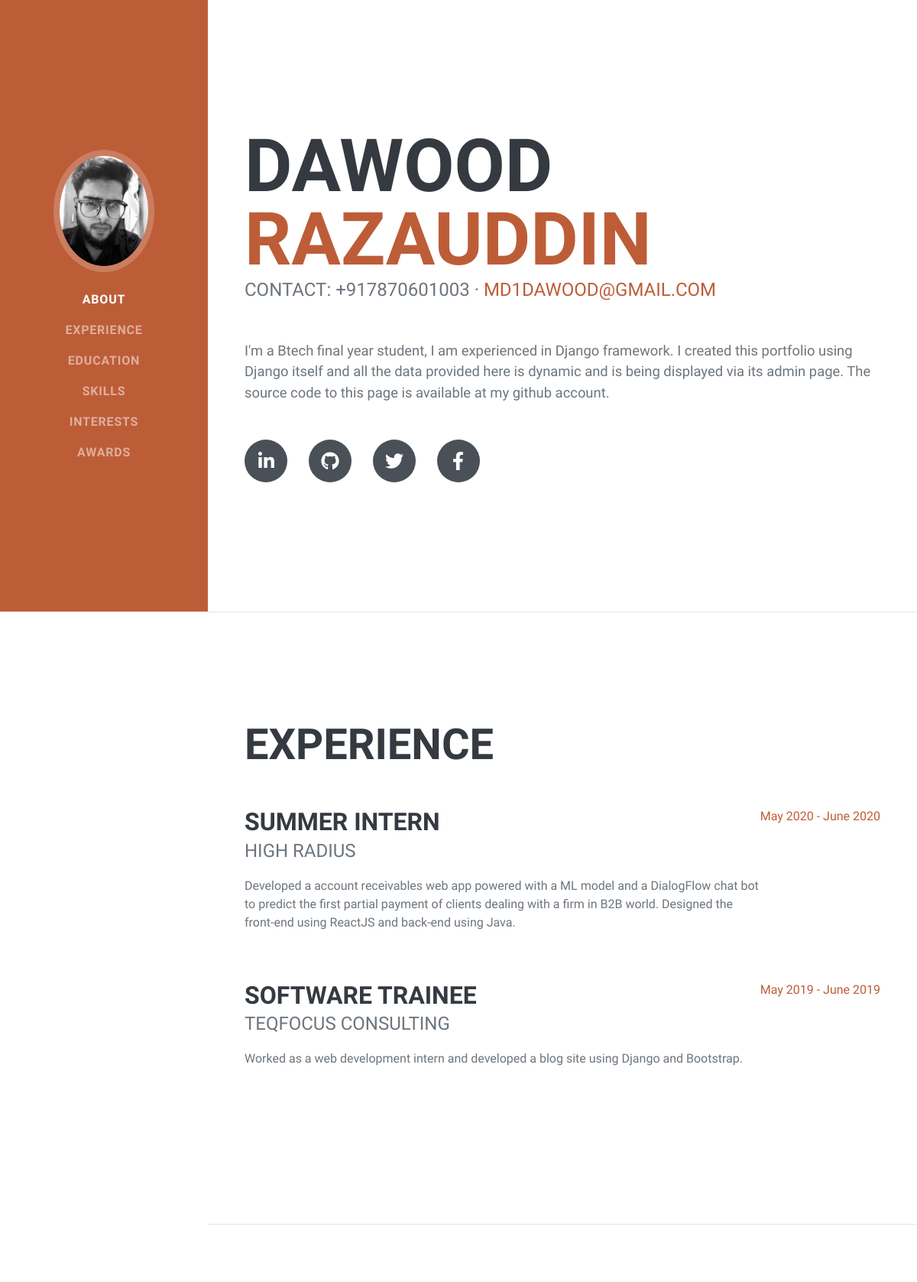
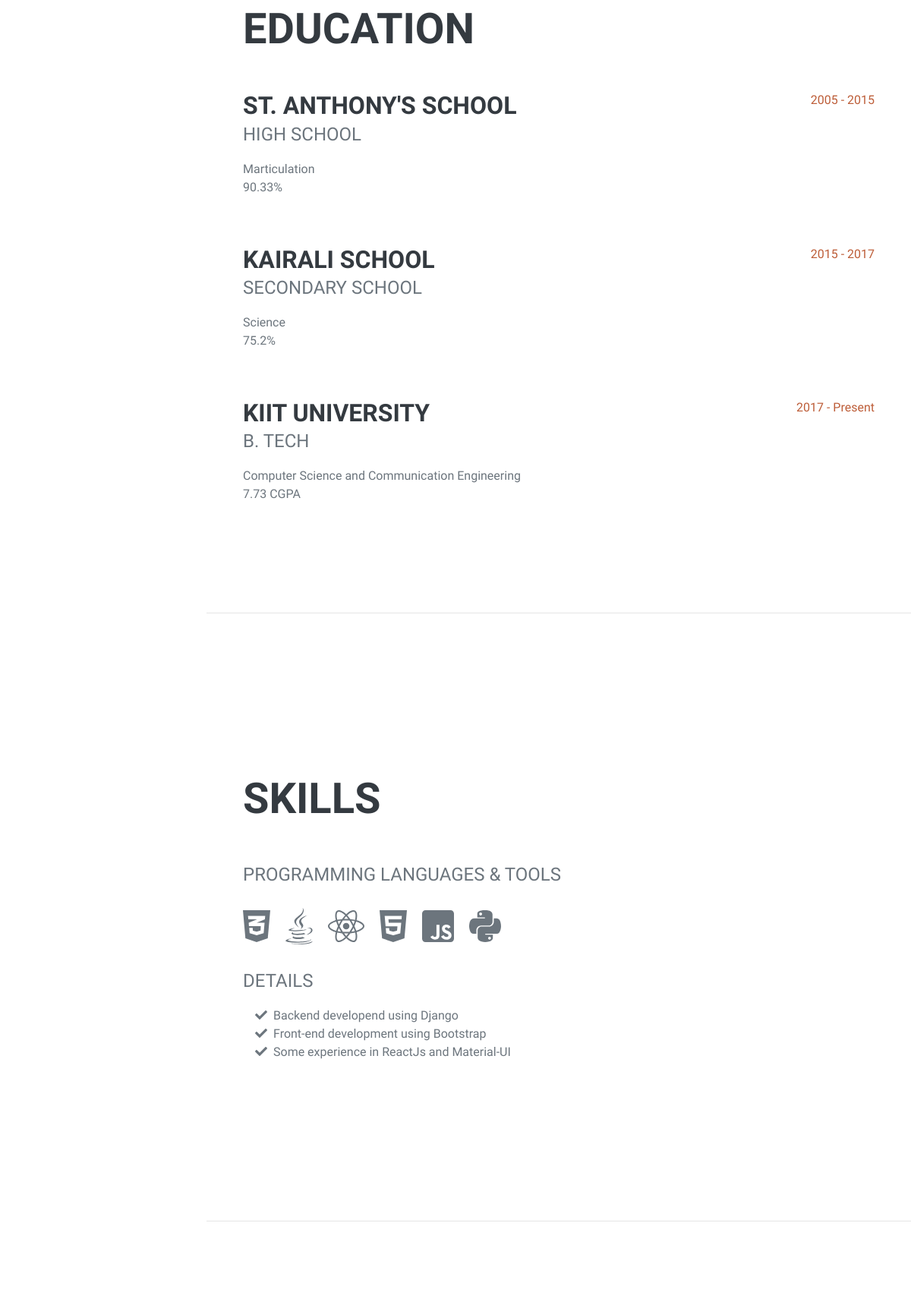
The page / (upper part) on the database its author committed (2 pictures, top to bottom).
### myapp/models.py (models this page shows, shortened)
class About(models.Model):
    fname = models.CharField(max_length=50)
    lname = models.CharField(max_length=50)
    contact = models.CharField(max_length=50)
    email = models.EmailField(max_length=50)
    intro = models.TextField()

class Experience(models.Model):
    profile = models.CharField(max_length=50)
    organisation = models.CharField(max_length=50)
    summary = models.TextField()
    start_date = models.CharField(max_length=50)
    end_date = models.CharField(max_length=50)

class Education(models.Model):
    institute = models.CharField(max_length=50)
    degree = models.CharField(max_length=50)
    specialization = models.CharField(default = '', max_length=50)
    score = models.CharField(max_length=50)
    start_date = models.CharField(max_length=50)
    end_date = models.CharField(max_length=50)

class Tool(models.Model):
    name = models.CharField(max_length=50)
    f_link = models.CharField(max_length=50)

class Skill(models.Model):
    name = models.CharField(max_length=20)
    detail = models.CharField(max_length=70)

### myapp/views.py (the view)
# urls.py: path('', views.About.as_view(), name="index"),
class About(ListView):
    context_object_name = 'abouts'
    template_name = 'index.html'
    queryset = About.objects.all()
    def get_context_data(self, **kwargs):
        context = super(About, self).get_context_data(**kwargs)
        context['experiences'] = Experience.objects.all()
        context['educations'] = Education.objects.all()
        context['tools'] = Tool.objects.all()
        context['skills'] = Skill.objects.all()
        context['interest'] = Interest.objects.all()
        context['awards'] = Award.objects.all()
        return context

### templates/index.html (shortened to what this page needs)
<!DOCTYPE html>
{% load static %}
<html lang="en">
    <head>
        <link href="{% static "css/styles.css" %}" rel="stylesheet" />
    </head>
    <body id="page-top">
        <nav class="navbar navbar-expand-lg navbar-dark bg-primary fixed-top" id="sideNav">
            <a class="navbar-brand js-scroll-trigger" href="#page-top">
                <span class="d-none d-lg-block"><img class="img-fluid img-profile rounded-circle mx-auto mb-2" src="{% static "assets/img/profile.jpg" %}" alt="" /></span>
            </a>
            <div class="collapse navbar-collapse" id="navbarSupportedContent">
                <ul class="navbar-nav">
                    <li class="nav-item"><a class="nav-link js-scroll-trigger" href="#about">About</a></li>
                    <li class="nav-item"><a class="nav-link js-scroll-trigger" href="#experience">Experience</a></li>
                    <li class="nav-item"><a class="nav-link js-scroll-trigger" href="#education">Education</a></li>
                    <li class="nav-item"><a class="nav-link js-scroll-trigger" href="#skills">Skills</a></li>
                    <li class="nav-item"><a class="nav-link js-scroll-trigger" href="#interests">Interests</a></li>
                    <li class="nav-item"><a class="nav-link js-scroll-trigger" href="#awards">Awards</a></li>
                </ul>
            </div>
        </nav>
        <div class="container-fluid p-0">
            <section class="resume-section" id="about">
                <div class="resume-section-content">
                  {% for abt in abouts %}
                    <h1 class="mb-0">
                        {{abt.fname}}
                        <span class="text-primary">{{abt.lname}}</span>
                    </h1>
                    <div class="subheading mb-5">
                        Contact: +{{abt.contact}} ·
                        <a href="mailto:name@email.com">{{abt.email}}</a>
                    </div>
                    <p class="lead mb-5">{{abt.intro}}</p>
                    <div class="social-icons">
                        <a class="social-icon" target="_blank" href="https://www.linkedin.com/in/dawood-razauddin-a95113157/"><i class="fab fa-linkedin-in"></i></a>
                        <a class="social-icon" target="_blank" href="https://github.com/mddawood"><i class="fab fa-github"></i></a>
                        <a class="social-icon" target="_blank" href="https://twitter.com/DRazauddin"><i class="fab fa-twitter"></i></a>
                        <a class="social-icon" target="_blank" href="https://www.facebook.com/dbzdawood"><i class="fab fa-facebook-f"></i></a>
                    </div>
                  {% endfor %}
                </div>
            </section>
            <hr class="m-0" />
            <section class="resume-section" id="experience">
                <div class="resume-section-content">
                    <h2 class="mb-5">Experience</h2>
                    {% for exp in experiences %}
                    <div class="d-flex flex-column flex-md-row justify-content-between mb-5">
                        <div class="flex-grow-1">
                            <h3 class="mb-0">{{exp.profile}}</h3>
                            <div class="subheading mb-3">{{exp.organisation}}</div>
                            <p>{{exp.summary}}</p>
                        </div>
                        <div class="flex-shrink-0"><span class="text-primary">{{exp.start_date}} - {{exp.end_date}}</span></div>
                    </div>
                    {% endfor %}
                </div>
            </section>
            <hr class="m-0" />
            <section class="resume-section" id="education">
                <div class="resume-section-content">
                    <h2 class="mb-5">Education</h2>
                    {% for edu in educations %}
                    <div class="d-flex flex-column flex-md-row justify-content-between mb-5">
                        <div class="flex-grow-1">
                            <h3 class="mb-0">{{edu.institute}}</h3>
                            <div class="subheading mb-3">{{edu.degree}}</div>
                            <div>{{edu.specialization}}</div>
                            <p>{{edu.score}}</p>
                        </div>
                        <div class="flex-shrink-0"><span class="text-primary">{{edu.start_date}} - {{edu.end_date}}</span></div>
                    </div>
                    {% endfor %}
                </div>
            </section>
            <hr class="m-0" />
            <section class="resume-section" id="skills">
                <div class="resume-section-content">
                    <h2 class="mb-5">Skills</h2>
                    <div class="subheading mb-3">Programming Languages & Tools</div>
                    <ul class="list-inline dev-icons">
                      {% for t in tools %}
                        <li class="list-inline-item"><i class="{{t.f_link}}"></i></li>
                      {% endfor %}
                    </ul>
                    <div class="subheading mb-3">Details</div>
                    <ul class="fa-ul mb-0">
                      {% for sk in skills %}
                        <li>
                            <span class="fa-li"><i class="fas fa-check"></i></span>
                            {{sk.detail}}
                        </li>
                      {% endfor %}
                    </ul>
                </div>
            </section>
            <hr class="m-0" />
            <section class="resume-section" id="interests">
            </section>
        </div>
    </body>
</html>

### rows shown on the page
About: fname "DAWOOD", lname "RAZAUDDIN", contact "917870601003", email "MD1DAWOOD@GMAIL.COM", intro "I'm a Btech final year student, I am experienced in Django framework. I created this portfolio using Django itself and all the data provided here is dynamic and is being displayed via its admin page. The source code to this page is available at my github account."
Experience: profile "SUMMER INTERN", organisation "HIGH RADIUS", summary "Developed a account receivables web app powered with a ML model and a DialogFlow chat bot to predict the first partial payment of clients dealing with a firm in B2B world. Designed the front-end using ReactJS and back-end using Java.", start_date "May 2020", end_date "June 2020"
Experience: profile "SOFTWARE TRAINEE", organisation "TEQFOCUS CONSULTING", summary "Worked as a web development intern and developed a blog site using Django and Bootstrap.", start_date "May 2019", end_date "June 2019"
Education: institute "ST. ANTHONY'S SCHOOL", degree "HIGH SCHOOL", specialization "Marticulation", score "90.33%", start_date "2005", end_date "2015"
Education: institute "KAIRALI SCHOOL", degree "SECONDARY SCHOOL", specialization "Science", score "75.2%", start_date "2015", end_date "2017"
Education: institute "KIIT UNIVERSITY", degree "B. TECH", specialization "Computer Science and Communication Engineering", score "7.73 CGPA", start_date "2017", end_date "Present"
Skill: detail "Backend developend using Django"
Skill: detail "Front-end development using Bootstrap"
Skill: detail "Some experience in ReactJs and Material-UI"
